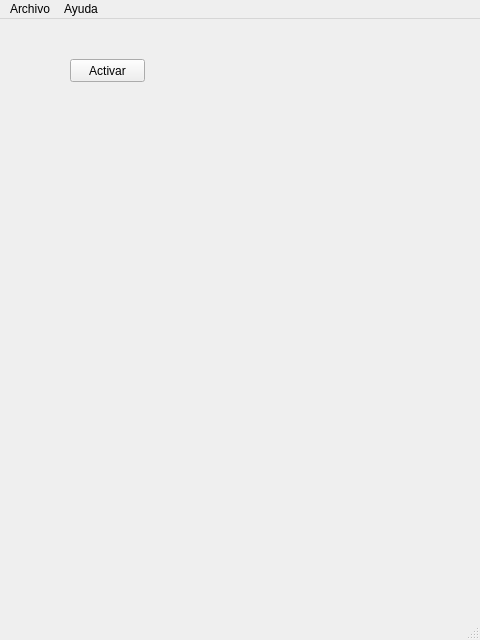
<?xml version="1.0" encoding="UTF-8"?>
<ui version="4.0">
 <class>MainWindow</class>
 <widget class="QMainWindow" name="MainWindow">
  <property name="geometry">
   <rect>
    <x>0</x>
    <y>0</y>
    <width>480</width>
    <height>640</height>
   </rect>
  </property>
  <property name="windowTitle">
   <string>MainWindow</string>
  </property>
  <widget class="QWidget" name="centralwidget">
   <widget class="QPushButton" name="btn_activar">
    <property name="geometry">
     <rect>
      <x>70</x>
      <y>40</y>
      <width>75</width>
      <height>23</height>
     </rect>
    </property>
    <property name="text">
     <string>Activar</string>
    </property>
   </widget>
  </widget>
  <widget class="QMenuBar" name="menubar">
   <property name="geometry">
    <rect>
     <x>0</x>
     <y>0</y>
     <width>480</width>
     <height>21</height>
    </rect>
   </property>
   <widget class="QMenu" name="menuArchivo">
    <property name="title">
     <string>Archivo</string>
    </property>
    <addaction name="actionSalir"/>
   </widget>
   <widget class="QMenu" name="menuAyuda">
    <property name="title">
     <string>Ayuda</string>
    </property>
   </widget>
   <addaction name="menuArchivo"/>
   <addaction name="menuAyuda"/>
  </widget>
  <widget class="QStatusBar" name="statusbar"/>
  <action name="actionSalir">
   <property name="text">
    <string>Salir </string>
   </property>
  </action>
 </widget>
 <resources/>
 <connections/>
</ui>
